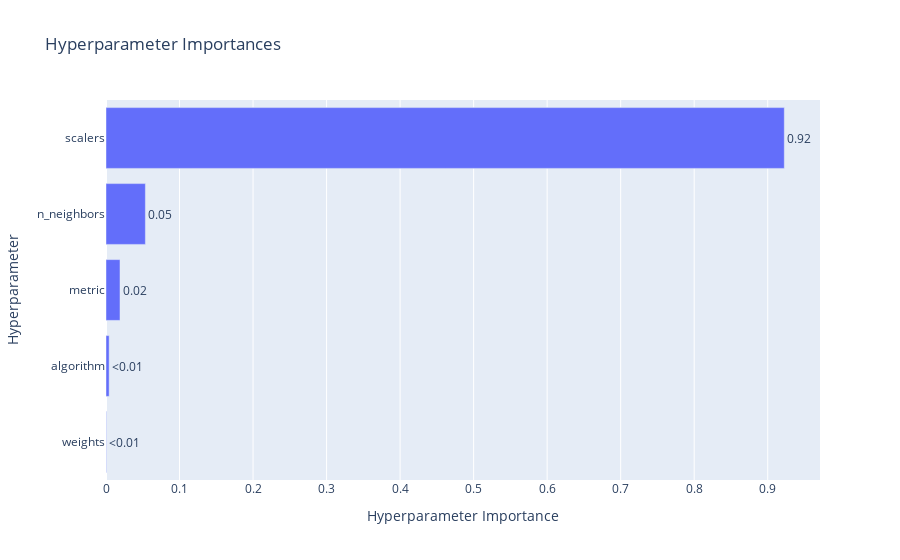

The notebook cell saved with this chart:
### Code cell
# Hyperparameter importances

optuna.visualization.plot_param_importances(study_knn)

### Figure 1 — Plotly figure (JSON) as saved in the notebook; plotly's stock layout.template omitted (floating-point values rounded to 4 significant figures)
{"data": [{"cliponaxis": false, "hovertemplate": ["weights (CategoricalDistribution): 0.000541808599824335<extra></extra>", "algorithm (CategoricalDistribution): 0.004286457376410346<extra></extra>", "metric (CategoricalDistribution): 0.019052411326485122<extra></extra>", "n_neighbors (IntDistribution): 0.053579855556696046<extra></extra>", "scalers (CategoricalDistribution): 0.922539467140584<extra></extra>"], "name": "Objective Value", "orientation": "h", "text": ["<0.01", "<0.01", "0.02", "0.05", "0.92"], "textposition": "outside", "type": "bar", "x": [0.0005418, 0.004286, 0.01905, 0.05358, 0.9225], "y": ["weights", "algorithm", "metric", "n_neighbors", "scalers"]}], "layout": {"title": {"text": "Hyperparameter Importances"}, "xaxis": {"title": {"text": "Hyperparameter Importance"}}, "yaxis": {"title": {"text": "Hyperparameter"}}}}
